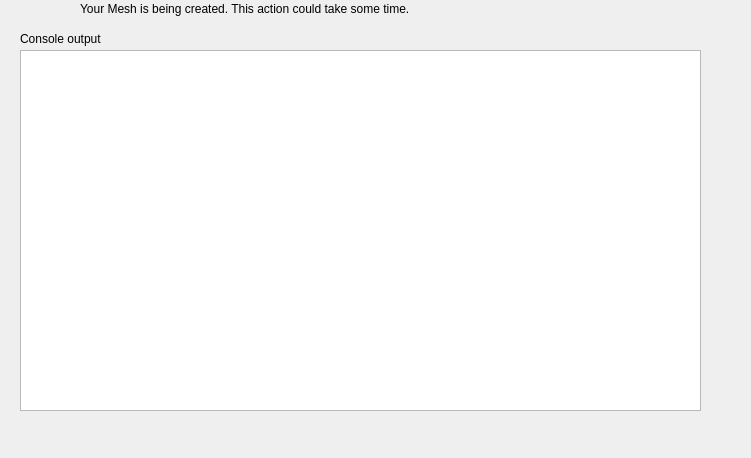
<?xml version="1.0" encoding="UTF-8"?>
<ui version="4.0">
 <class>SalomeAutomaticMeshProgressDialog</class>
 <widget class="QDialog" name="SalomeAutomaticMeshProgressDialog">
  <property name="geometry">
   <rect>
    <x>0</x>
    <y>0</y>
    <width>751</width>
    <height>458</height>
   </rect>
  </property>
  <property name="windowTitle">
   <string>Dialog</string>
  </property>
  <widget class="QLabel" name="label">
   <property name="geometry">
    <rect>
     <x>80</x>
     <y>0</y>
     <width>461</width>
     <height>17</height>
    </rect>
   </property>
   <property name="text">
    <string>Your Mesh is being created. This action could take some time.</string>
   </property>
  </widget>
  <widget class="QTextEdit" name="meshCreationProgressConsoletextEdit">
   <property name="geometry">
    <rect>
     <x>20</x>
     <y>50</y>
     <width>681</width>
     <height>361</height>
    </rect>
   </property>
  </widget>
  <widget class="QLabel" name="label_2">
   <property name="geometry">
    <rect>
     <x>20</x>
     <y>30</y>
     <width>181</width>
     <height>17</height>
    </rect>
   </property>
   <property name="text">
    <string>Console output</string>
   </property>
  </widget>
 </widget>
 <resources/>
 <connections/>
</ui>
